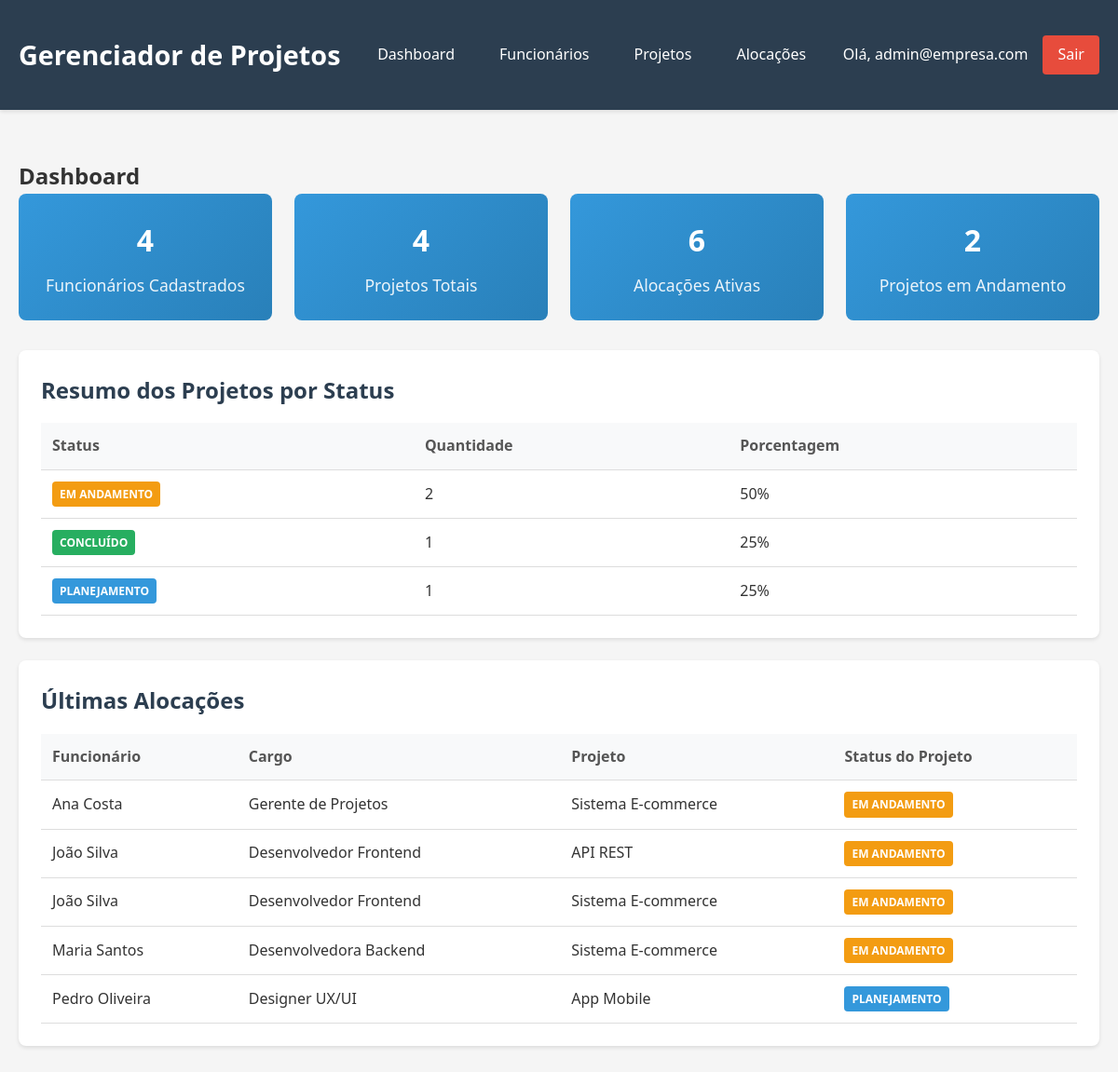
Page /dashboard.php (signed in) on the committed database.
### tables this page shows
CREATE TABLE IF NOT EXISTS alocacao (
    id INT AUTO_INCREMENT PRIMARY KEY,
    id_funcionario INT NOT NULL,
    id_projeto INT NOT NULL,
    FOREIGN KEY (id_funcionario) REFERENCES funcionarios(id) ON DELETE CASCADE,
    FOREIGN KEY (id_projeto) REFERENCES projetos(id) ON DELETE CASCADE
);

CREATE TABLE IF NOT EXISTS funcionarios (
    id INT AUTO_INCREMENT PRIMARY KEY,
    nome VARCHAR(255) NOT NULL,
    cargo VARCHAR(255) NOT NULL,
    salario DECIMAL(10,2) NOT NULL
);

CREATE TABLE IF NOT EXISTS projetos (
    id INT AUTO_INCREMENT PRIMARY KEY,
    nome_projeto VARCHAR(255) NOT NULL,
    descricao TEXT,
    status_projeto VARCHAR(100) NOT NULL
);

### config/session.php (called while the page is built, shortened)
<?php
function obterUsuarioLogado() {
    if (isset($_SESSION['usuario_id']) && isset($_SESSION['usuario_email'])) {
        return [
            'id' => $_SESSION['usuario_id'],
            'email' => $_SESSION['usuario_email']
        ];
    }
    return null;
}

### classes/Funcionario.php (called while the page is built, shortened)
<?php
class Funcionario {
    public static function buscarTodos(): array {
        try {
            $pdo = Conexao::getConexao();
            $stmt = $pdo->query("SELECT * FROM funcionarios ORDER BY nome");
            $funcionarios = [];
            while ($row = $stmt->fetch()) {
                $func = new Funcionario($row['nome'], $row['cargo'], floatval($row['salario']));
                $func->setId($row['id']);
                $funcionarios[] = $func;
            }
            return $funcionarios;
        } catch (PDOException $e) {
            error_log("Erro ao buscar funcionários: " . $e->getMessage());
            return [];
        }
    }
}
?>

### classes/Projeto.php (called while the page is built, shortened)
<?php
require_once __DIR__ . '/Funcionario.php';
class Projeto {
    public static function buscarTodos(): array {
        try {
            $pdo = Conexao::getConexao();
            $sql = "SELECT * FROM projetos ORDER BY nome_projeto";
            $stmt = $pdo->query($sql);
            $projetos = [];
            while ($row = $stmt->fetch()) {
                $projeto = new Projeto($row['nome_projeto'], $row['descricao'], $row['status_projeto']);
                $projeto->setId($row['id']);
                $projetos[] = $projeto;
            }
            return $projetos;
        } catch (PDOException $e) {
            error_log("Erro ao buscar projetos: " . $e->getMessage());
            return [];
        }
    }
}
?>

### classes/Alocacao.php (called while the page is built, shortened)
<?php
require_once __DIR__ . '/Funcionario.php';
require_once __DIR__ . '/Projeto.php';
class Alocacao {
    public static function buscarTodas(): array {
        try {
            $pdo = Conexao::getConexao();
            $sql = "SELECT a.id, a.id_funcionario, a.id_projeto,
                           f.nome as nome_funcionario, f.cargo,
                           p.nome_projeto, p.status_projeto
                    FROM alocacao a
                    INNER JOIN funcionarios f ON a.id_funcionario = f.id
                    INNER JOIN projetos p ON a.id_projeto = p.id
                    ORDER BY f.nome, p.nome_projeto";
            $stmt = $pdo->query($sql);
            $alocacoes = [];
            while ($row = $stmt->fetch()) {
                $alocacao = [
                    'id' => $row['id'],
                    'id_funcionario' => $row['id_funcionario'],
                    'id_projeto' => $row['id_projeto'],
                    'nome_funcionario' => $row['nome_funcionario'],
                    'cargo' => $row['cargo'],
                    'nome_projeto' => $row['nome_projeto'],
                    'status_projeto' => $row['status_projeto']
                ];
                $alocacoes[] = $alocacao;
            }
            return $alocacoes;
        } catch (PDOException $e) {
            error_log("Erro ao buscar alocações: " . $e->getMessage());
            return [];
        }
    }
}
?>

### dashboard.php (the view, shortened to what this page needs)
<?php
require_once 'config/session.php';
require_once 'classes/Funcionario.php';
require_once 'classes/Projeto.php';
require_once 'classes/Alocacao.php';
$usuario = obterUsuarioLogado();
try {
    $funcionarios = Funcionario::buscarTodos();
    $projetos = Projeto::buscarTodos();
    $alocacoes = Alocacao::buscarTodas();
    $totalFuncionarios = count($funcionarios);
    $totalProjetos = count($projetos);
    $totalAlocacoes = count($alocacoes);
    $projetosEmAndamento = 0;
    $projetosConcluidos = 0;
    $projetosPlanejamento = 0;
    foreach ($projetos as $projeto) {
        switch ($projeto->getStatusProjeto()) {
            case 'Em Andamento':
                $projetosEmAndamento++;
                break;
            case 'Concluído':
                $projetosConcluidos++;
                break;
            case 'Planejamento':
                $projetosPlanejamento++;
                break;
        }
    }
} catch (Exception $e) {
    $erro = 'Erro ao carregar dados do dashboard.';
}
?>
<!DOCTYPE html>
<html lang="pt-BR">
<head>
    <link rel="stylesheet" href="assets/css/style.css">
</head>
<body>
    <header class="header">
        <div class="container">
            <h1>Gerenciador de Projetos</h1>
            <nav>
                <ul class="nav-menu">
                    <li><a href="dashboard.php">Dashboard</a></li>
                    <li><a href="funcionarios.php">Funcionários</a></li>
                    <li><a href="projetos.php">Projetos</a></li>
                    <li><a href="alocacao.php">Alocações</a></li>
                </ul>
            </nav>
            <div class="user-info">
                <span>Olá, <?= htmlspecialchars($usuario['email']) ?></span>
               <a href="logout.php" class="logout-btn"
   onclick="return confirm('Tem certeza que deseja sair?')">Sair</a>
            </div>
        </div>
    </header>
    <div class="container">
        <h2>Dashboard</h2>
        <div class="dashboard-stats">
            <div class="stat-card">
                <h3><?= $totalFuncionarios ?></h3>
                <p>Funcionários Cadastrados</p>
            </div>
            <div class="stat-card">
                <h3><?= $totalProjetos ?></h3>
                <p>Projetos Totais</p>
            </div>
            <div class="stat-card">
                <h3><?= $totalAlocacoes ?></h3>
                <p>Alocações Ativas</p>
            </div>
            <div class="stat-card">
                <h3><?= $projetosEmAndamento ?></h3>
                <p>Projetos em Andamento</p>
            </div>
        </div>
        <div class="card">
            <h2>Resumo dos Projetos por Status</h2>
            <table class="table">
                <thead>
                    <tr>
                        <th>Status</th>
                        <th>Quantidade</th>
                        <th>Porcentagem</th>
                    </tr>
                </thead>
                <tbody>
                    <tr>
                        <td><span class="badge badge-warning">Em Andamento</span></td>
                        <td><?= $projetosEmAndamento ?></td>
                        <td><?= $totalProjetos > 0 ? round(($projetosEmAndamento / $totalProjetos) * 100, 1) : 0 ?>%</td>
                    </tr>
                    <tr>
                        <td><span class="badge badge-success">Concluído</span></td>
                        <td><?= $projetosConcluidos ?></td>
                        <td><?= $totalProjetos > 0 ? round(($projetosConcluidos / $totalProjetos) * 100, 1) : 0 ?>%</td>
                    </tr>
                    <tr>
                        <td><span class="badge badge-info">Planejamento</span></td>
                        <td><?= $projetosPlanejamento ?></td>
                        <td><?= $totalProjetos > 0 ? round(($projetosPlanejamento / $totalProjetos) * 100, 1) : 0 ?>%</td>
                    </tr>
                </tbody>
            </table>
        </div>
        <div class="card">
            <h2>Últimas Alocações</h2>
            <?php if (!empty($alocacoes)): ?>
                <table class="table">
                    <thead>
                        <tr>
                            <th>Funcionário</th>
                            <th>Cargo</th>
                            <th>Projeto</th>
                            <th>Status do Projeto</th>
                        </tr>
                    </thead>
                    <tbody>
                        <?php foreach (array_slice($alocacoes, -5) as $alocacao): ?>
                            <tr>
                                <td><?= htmlspecialchars($alocacao['nome_funcionario']) ?></td>
                                <td><?= htmlspecialchars($alocacao['cargo']) ?></td>
                                <td><?= htmlspecialchars($alocacao['nome_projeto']) ?></td>
                                <td>
                                    <?php
                                    $badgeClass = 'badge-info';
                                    if ($alocacao['status_projeto'] === 'Em Andamento') $badgeClass = 'badge-warning';
                                    ?>
                                    <span class="badge <?= $badgeClass ?>">
                                        <?= htmlspecialchars($alocacao['status_projeto']) ?>
                                    </span>
                                </td>
                            </tr>
                        <?php endforeach; ?>
                    </tbody>
                </table>
            <?php else: ?>
                <p>Nenhuma alocação encontrada.</p>
            <?php endif; ?>
        </div>
    </div>
</body>
</html>

### assets/css/style.css (style rules this page uses)
* { margin: 0; padding: 0; box-sizing: border-box; }
body { font-family: 'Segoe UI', Tahoma, Geneva, Verdana, sans-serif; background-color: #f5f5f5; color: #333; line-height: 1.6; }
.container { max-width: 1200px; margin: 0 auto; padding: 20px; }
.header { background-color: #2c3e50; color: white; padding: 1rem 0; margin-bottom: 2rem; box-shadow: 0 2px 4px rgba(0,0,0,0.1); }
.header .container { display: flex; justify-content: space-between; align-items: center; margin-bottom: 0; }
.header h1 { font-size: 1.8rem; font-weight: 600; }
.nav-menu { display: flex; gap: 1rem; list-style: none; }
.nav-menu a { color: white; text-decoration: none; padding: 0.5rem 1rem; border-radius: 4px; transition: background-color 0.3s; }
.user-info { display: flex; align-items: center; gap: 1rem; }
.logout-btn { background-color: #e74c3c; color: white; padding: 0.5rem 1rem; text-decoration: none; border-radius: 4px; transition: background-color 0.3s; }
.card { background: white; border-radius: 8px; padding: 1.5rem; margin-bottom: 1.5rem; box-shadow: 0 2px 4px rgba(0,0,0,0.1); }
.card h2 { color: #2c3e50; margin-bottom: 1rem; font-size: 1.5rem; }
.table { width: 100%; border-collapse: collapse; margin-top: 1rem; }
.table th, .table td { padding: 0.75rem; text-align: left; border-bottom: 1px solid #ddd; }
.table th { background-color: #f8f9fa; font-weight: 600; color: #555; }
.dashboard-stats { display: grid; grid-template-columns: repeat(auto-fit, minmax(250px, 1fr)); gap: 1.5rem; margin-bottom: 2rem; }
.stat-card { background: linear-gradient(135deg, #3498db, #2980b9); color: white; padding: 1.5rem; border-radius: 8px; text-align: center; }
.stat-card h3 { font-size: 2rem; margin-bottom: 0.5rem; }
.stat-card p { font-size: 1.1rem; opacity: 0.9; }
.badge { display: inline-block; padding: 0.25rem 0.5rem; font-size: 0.75rem; font-weight: 600; border-radius: 4px; text-transform: uppercase; }
.badge-success { background-color: #27ae60; color: white; }
.badge-warning { background-color: #f39c12; color: white; }
.badge-info { background-color: #3498db; color: white; }

### rows in the picture
alocacao: id_funcionario.nome "Ana Costa", id_funcionario.cargo "Gerente de Projetos", id_projeto.nome_projeto "Sistema E-commerce", id_projeto.status_projeto "EM ANDAMENTO"
alocacao: id_funcionario.nome "João Silva", id_funcionario.cargo "Desenvolvedor Frontend", id_projeto.nome_projeto "API REST", id_projeto.status_projeto "EM ANDAMENTO"
alocacao: id_funcionario.nome "João Silva", id_funcionario.cargo "Desenvolvedor Frontend", id_projeto.nome_projeto "Sistema E-commerce", id_projeto.status_projeto "EM ANDAMENTO"
alocacao: id_funcionario.nome "Maria Santos", id_funcionario.cargo "Desenvolvedora Backend", id_projeto.nome_projeto "Sistema E-commerce", id_projeto.status_projeto "EM ANDAMENTO"
alocacao: id_funcionario.nome "Pedro Oliveira", id_funcionario.cargo "Designer UX/UI", id_projeto.nome_projeto "App Mobile", id_projeto.status_projeto "PLANEJAMENTO"

### other values in the picture
$usuario['email'] "admin@empresa.com"
$totalFuncionarios "4"
$totalProjetos "4"
$totalAlocacoes "6"
$projetosEmAndamento "2"
$projetosConcluidos "1"
$projetosPlanejamento "1"
